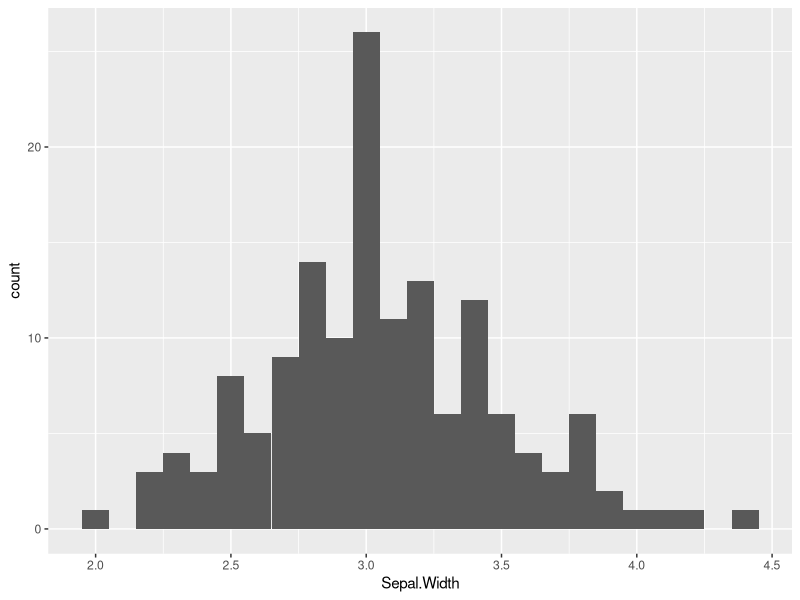
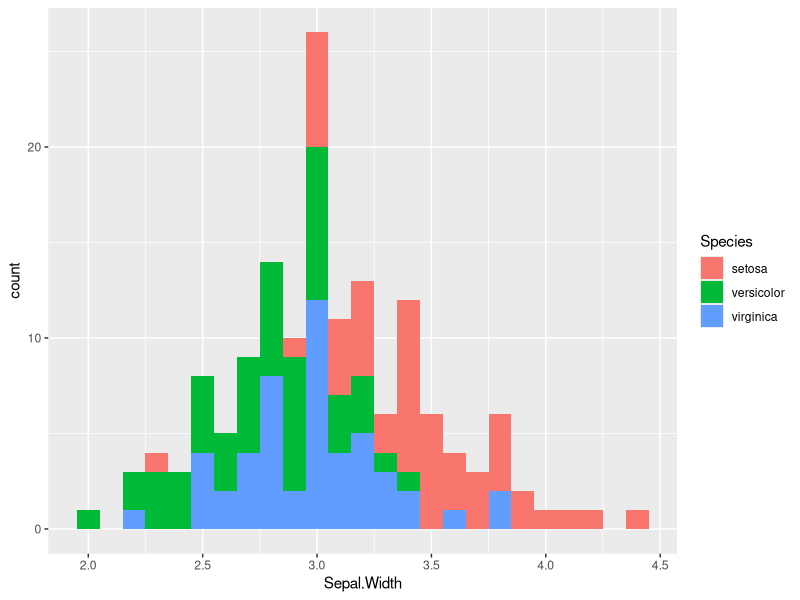
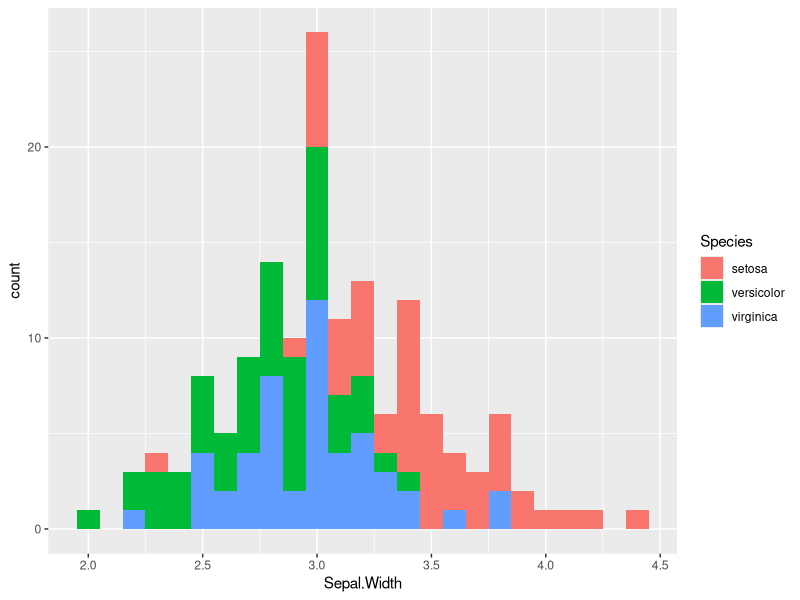
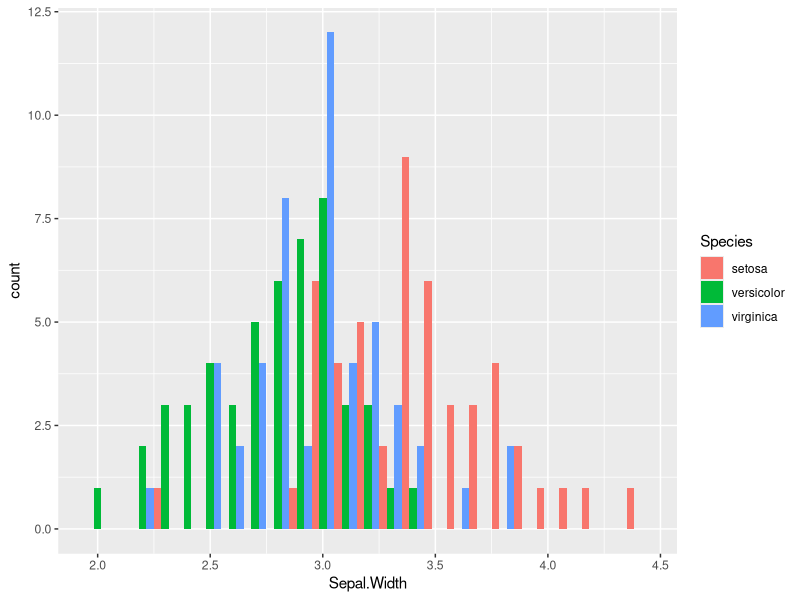
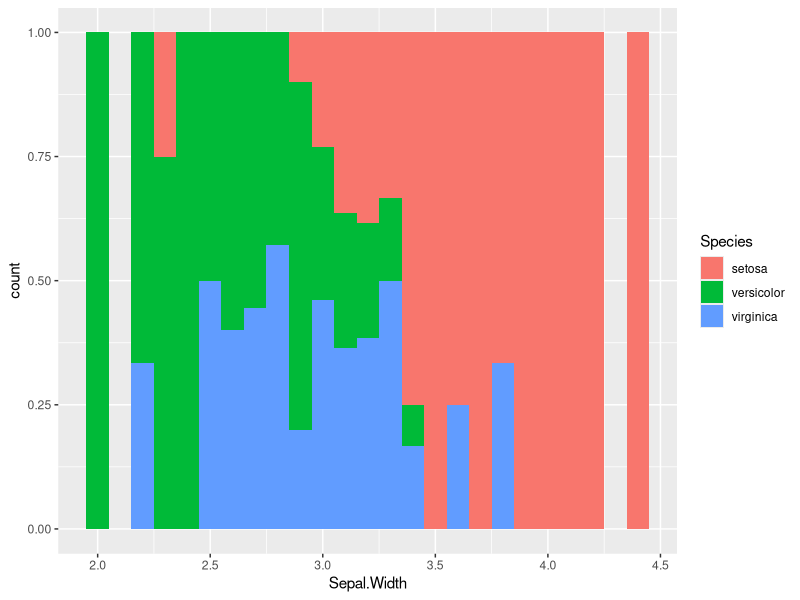
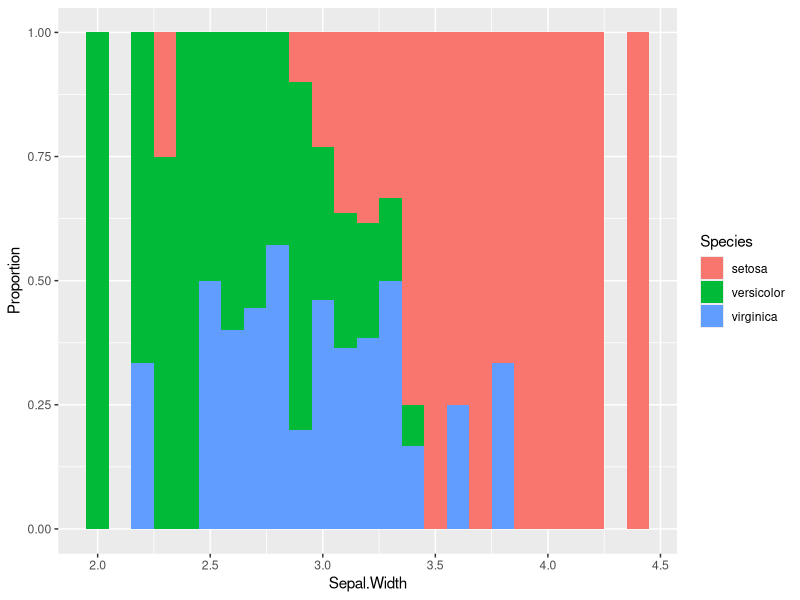
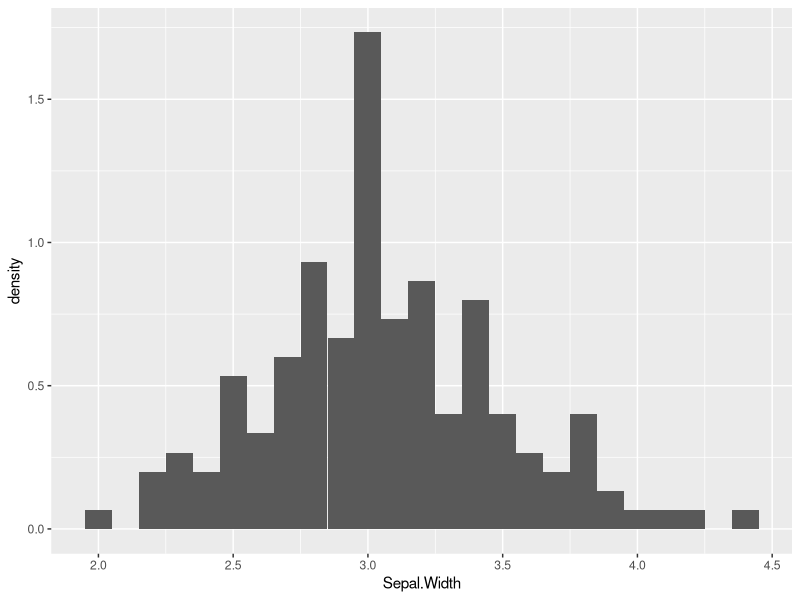
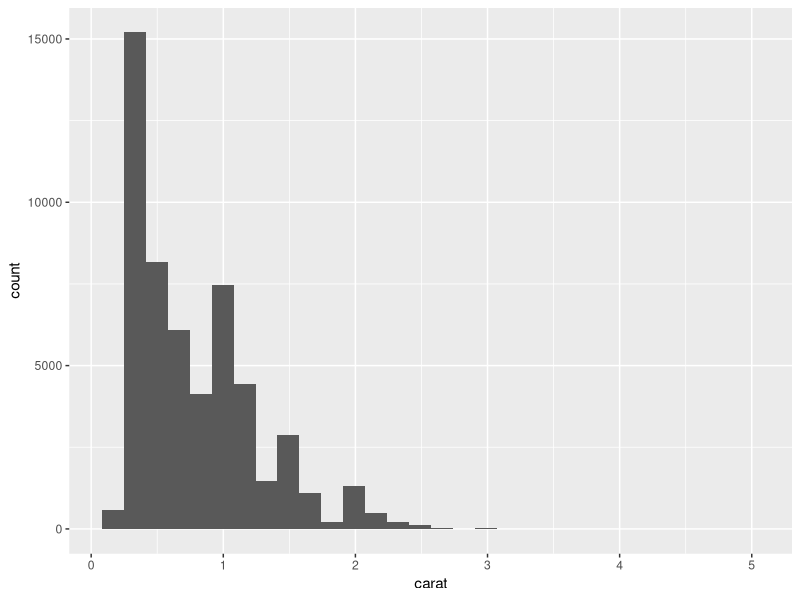

Reproduce these figures in R, in order. (Note: this script raises an error after producing the figures.)
library(ggplot2)

## histogram: needs only x
ggplot(iris, aes(Sepal.Width)) + geom_histogram(binwidth=0.1)
ggplot(iris, aes(Sepal.Width, fill=Species)) + geom_histogram(binwidth=0.1) #stacked or overlapping? experiment:
ggplot(iris, aes(Sepal.Width, fill=Species)) + geom_histogram(binwidth=0.1, position="stack") # default
ggplot(iris, aes(Sepal.Width, fill=Species)) + geom_histogram(binwidth=0.1, position="dodge")

## the following needs some change:
ggplot(iris, aes(Sepal.Width, fill=Species)) + geom_histogram(binwidth=0.1, position="fill")
ggplot(iris, aes(Sepal.Width, fill=Species)) +
    geom_histogram(binwidth=0.1, position="fill") +
    scale_y_continuous("Proportion")


ggplot(iris, aes(Sepal.Width)) + geom_histogram(aes(y= ..density..), binwidth=0.1) # no change in look, only the title changes on y axis
ggplot(diamonds, aes(carat)) + geom_histogram()
ggplot(diamonds, aes(price)) + geom_histogram()
ggplot(mtcars, aes(mpg)) + geom_histogram(binwidth=3)
ggplot(mtcars, aes(mpg, fill=factor(cyl))) +
  geom_histogram(binwidth = 3, alpha=0.6)
ggplot(mtcars, aes(mpg, fill=factor(cyl))) +
  geom_histogram(binwidth = 3, position="identity",alpha=0.6)

## freqpoly:
ggplot(mtcars, aes(mpg, col=factor(cyl))) +
  geom_freqpoly(binwidth = 1, position="identity")

## colouring in the geom_ part:
ggplot(mtcars,aes(mpg)) +
    geom_histogram(aes(y= ..density..), binwidth=1, fill="#377EB8")



## Proper bar plots are prepared with geom_bar()
## types
##   absolute counts
##   distributions
dim(sleep)                              # 20 3
str(sleep)                              # num Factor Factor
dim(msleep)                             # 83 11
names(msleep)
## "name"         "genus"        "vore"         "order"        "conservation"
## "sleep_total"  "sleep_rem"    "sleep_cycle"  "awake"        "brainwt"     
## "bodywt"
ggplot(msleep, aes(vore)) + geom_bar()
## the default argument in the background:
ggplot(msleep, aes(vore)) + geom_bar(stat="count")

## further examples:
ggplot(mtcars, aes(cyl, fill=factor(am))) + geom_bar()

## partial hiding:
posn_d <- position_dodge(width=0.2)
ggplot(mtcars, aes(cyl, fill=factor(am))) + geom_bar(position=posn_d)
## some alpha adjustment:
ggplot(mtcars, aes(cyl, fill=factor(am))) + 
    geom_bar(position=posn_d, alpha = 0.6)


detach("package:dplyr",unload=T)
library(reshape2)
iris.melted <- melt(iris, value.name = "Value", variable.name = "Measure", id="Species")
str(iris.melted)
?melt
?melt.data.frame
str(airquality)
melt(airquality,id=c("Month","Day"))

library(plyr)
?ddply
iris.summ <- ddply(iris.melted[iris.melted$Measure == "Sepal.Width",],
                   "Species", summarise, avg=mean(Value),
                   stdev=sd(Value))
str(iris.summ)

## Error: stat_count() must not be used with a y aesthetic.
ggplot(iris.summ, aes(x = Species, y = avg)) + geom_bar()
?geom_bar
## solution:
ggplot(iris.summ, aes(x = Species, y = avg)) + geom_bar(stat="identity")
## error bars:
ggplot(iris.summ, aes(x = Species, y = avg)) +
    geom_bar(stat="identity", fill="grey50") +
    geom_errorbar(aes(ymin=avg-stdev, ymax=avg+stdev), width=0.2)
## That is the Dynamita Plot

## further examples:
## palette change:
ggplot(mtcars, aes(x = cyl, fill = factor(am))) +
  geom_bar() +
  scale_fill_brewer(palette = "Set1")

library(car)
str(Vocab)
Vocab$edu <- factor(Vocab$education)
Vocab$voc <- factor(Vocab$vocabulary)

ggplot(Vocab, aes(x = edu, fill = voc)) +
    geom_bar() +
    scale_fill_brewer()                   # default palette, which is not enough in this case
## more on palettes:
## http://docs.ggplot2.org/current/scale_brewer.html

## for such a wide range, only the following ones are suitable:
## BrBG, PiYG, PRGn, PuOr, RdBu, RdGy, RdYlBu, RdYlGn, Spectral
## BG bluish green
## Br brown
## Bu Blue
## Gn Green
## Gy Grey
## Or Orange
## PR Purple
## Pi Pink
## Pu Purple
## Rd Red
## Spectral Rainbow
## YG yellowish green to green
## Yl Yellow
ggplot(Vocab, aes(x = edu, fill = voc)) +
    geom_bar() + scale_fill_brewer(palette="RdYlGn")
## filled:
ggplot(Vocab, aes(x = edu, fill = voc)) +
    geom_bar(position="fill") + scale_fill_brewer(palette="PiYG")

## another way to supply the missing colours:
library(RColorBrewer)
blues <- brewer.pal(9, "Blues")
print(blues)
?colorRampPalette()                  # to create colour palette by interpolation
blu.range <- colorRampPalette(blues)(length(levels(Vocab$voc)))

ggplot(Vocab, aes(x = edu, fill = voc)) +
    geom_bar() + scale_fill_manual(values=blu.range)

## yet another way:
blue.range = colorRampPalette(blues)
ggplot(Vocab, aes(x = edu, fill = voc)) +
    geom_bar(position="fill") +
    scale_fill_manual(values=blue.range(length(levels(Vocab$voc))))
